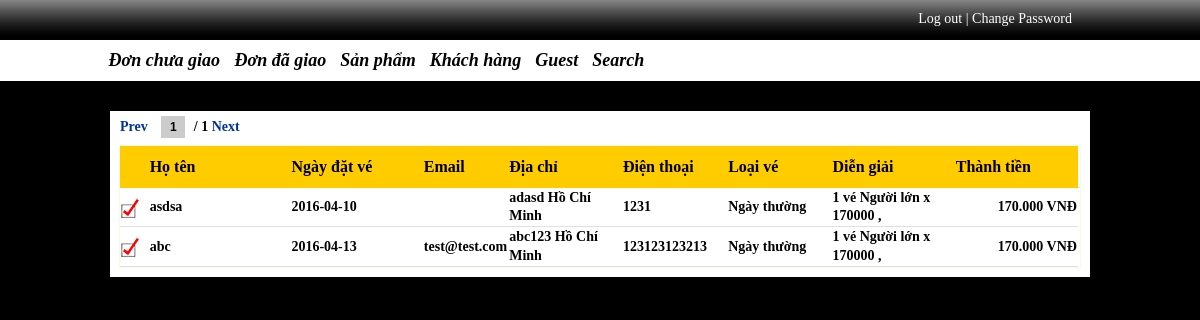
Screenshot of /ADMIN/don_da_giao.php (signed in) with the database file from the repository.
### tables this page shows
CREATE TABLE IF NOT EXISTS `users` (
  `USER_EMAIL` varchar(50) NOT NULL,
  `PASSWORD` varchar(10) DEFAULT NULL,
  `USER_TEN` varchar(100) DEFAULT NULL,
  `CMND` varchar(30) DEFAULT NULL,
  `NTNS` date DEFAULT NULL,
  `DIACHI` varchar(150) DEFAULT NULL,
  `DIENTHOAI` varchar(20) DEFAULT NULL,
  `EMAIL` varchar(255) DEFAULT NULL
);

CREATE TABLE IF NOT EXISTS `don_hang` (
  `MSDH` varchar(20) NOT NULL,
  `USER_EMAIL` varchar(50) NOT NULL,
  `DIEN_GIAI` varchar(200) NOT NULL,
  `SOLUONG` int(11) DEFAULT '0',
  `NGAYDATVE` date DEFAULT NULL,
  `TINHTRANG` tinyint(1) DEFAULT NULL,
  `THANHTIEN` int(11) DEFAULT NULL,
  `LOAIVE` varchar(50) DEFAULT NULL
);

### ADMIN/Connection.php (called while the page is built, shortened)
<?php
   class Connection{
	   function ExecuteDB($sqlstr)
	   {
	   		global $con;
	   		$result = mysql_query($sqlstr,$con) or die(mysql_error());
			 return $result;
		}
   }
?>

### ADMIN/don_da_giao.php (the view, shortened to what this page needs)
<?php include_once('session_check.php');
	  include_once('Connection.php');
?>
<!DOCTYPE html PUBLIC "-//W3C//DTD XHTML 1.0 Transitional//EN" "http://www.w3.org/TR/xhtml1/DTD/xhtml1-transitional.dtd">
<html xmlns="http://www.w3.org/1999/xhtml">
<head>
</head>
<link rel="stylesheet" href="admin.css" type="text/css" />
<body>
<div style="position:relative">
<?php
$display=10;
$page=1;
include_once("inbox_info_user.php");
$connect = new Connection;
$connect->Connect2DB();
$result=$connect->ExecuteDB('select count(*) from don_hang where tinhtrang=1');
$row=mysql_fetch_array($result);
$totalpage= ceil($row[0]/$display);
if(!isset($_GET['page']))
{
$start=0 ;
$page=1;
}
else
{
$start=($_GET['page']-1)*$display;
$page=$_GET['page'];
}
 ?>
 	   <div style=" position:relative; margin-top:10px; padding-top:35px; padding-left:10px; padding-right:10px; padding-bottom:10px; background-color:#FFF; font-weight:bold; font-size:14px">
            <div style="position:absolute; top: 5px; width: 176px;">
            <a href="don_da_giao.php? page=<?php if($page>1)	echo $page-1; else echo 1?>" style="cursor:pointer; color:#039" >Prev</a>
            <input type="text" value="<?php if(!isset($_GET['page'])) echo 1; else echo $page;?>"  style=" margin-left:10px; margin-right:5px;text-align:center;width:20px; height:20px; font-size:12px" onkeypress="phantrang(this,event)"/><span>  / </span><?php
										echo $totalpage;
			?></span> <a href="don_da_giao.php? page=<?php if($page<$totalpage) echo $page+1; else echo $totalpage; ?>"  style="cursor:pointer; color:#039">Next</a></div>
            	<table cellspacing="0" width="100%"  style="outline:thin #FFF7E6 solid" >
                 <th width="2%"></th>
<th width="7%">Họ tên</th>
                      <th width="14%">Ngày đặt vé</th>
                       <th width="8%">Email</th>
<th width="12%"> Địa chỉ</th>
                           <th width="11%">Điện thoại</th>
<th width="9%">Loại vé</th>
                            <th width="13%">Diễn giải</th>
                            <th width="22%">Thành tiền</th>
                 <td width="2%"></th>
                 <?php
						$result= $connect->ExecuteDB('SELECT users.*,don_hang.NGAYDATVE,don_hang.SOLUONG,MSDH,LOAIVE,THANHTIEN,DIEN_GIAI FROM users,don_hang,sanpham
													  WHERE users.USER_EMAIL=don_hang.USER_EMAIL AND TINHTRANG=1
													  GROUP BY USER_EMAIL
													  ORDER BY don_hang.NGAYDATVE
													  LIMIT '.$start.','.$display);
					while($row = mysql_fetch_array($result))
					{
						echo'<tr style="cursor:pointer"  onmouseover="OverSelectRow(this)" onmouseout="OutSelectRow(this)" onclick="remove_object(this,0)" id="'.$row['MSDH'].'"     >
						<td width="3%" ><img src="image/check.png" name="MSDH" id="'.$row['MSDH'].'" /></td>
						<td  width="15%"   >'.$row['USER_TEN'].'</td>
                        <td width="9%"  >'.$row['NGAYDATVE'] .'</td>
					    <td width="8%" >'.$row['EMAIL'].'</td>
                      	<td width="8%" >'.$row['DIACHI'].'</td>
						<td width="8%" >'.$row['DIENTHOAI'].'</td>
						<td width="11%">'.$row['LOAIVE'].'</td>
						<td width="8%" >'.$row['DIEN_GIAI'].'</td>
						<td width="22%" align="right">'.number_format($row['THANHTIEN'],0,'','.'). ' VNĐ</td>
                 		</tr>'	;
					}
				 ?>
             </table>
    </div>
</div>
</body>
</html>

### ADMIN/admin.css (style rules this page uses)
body { margin:0px; background-color:#000; position:relative }
li { list-style:none; display:inline; margin-left:20px; font-size:18px; font-weight:bold; font-style:italic }
li { display:inline; margin-left:10px; cursor:pointer }
td { border-bottom: thin solid #E0E0E0; height:25px; line-height:130% }
th { background-color:#FC0; height:40px; font-weight:bold; font-size:16px; text-align:left }

### ADMIN/don_da_giao.php (style rules this page uses)
td { border-bottom: thin solid #E0E0E0; height:25px; line-height:130% }
th { background-color:#FC0; height:40px; font-weight:bold; font-size:16px; text-align:left }
input { background-color:#CCC; border:none; height:25px; font-size:18px; font-weight:bold }

### rows the page displays
users: USER_TEN "asdsa", don_hang.NGAYDATVE "2016-04-10", DIACHI "adasd Hồ Chí Minh", DIENTHOAI "1231", don_hang.LOAIVE "Ngày thường", don_hang.DIEN_GIAI "1 vé Người lớn x 170000 ,", don_hang.THANHTIEN "170.000"
users: USER_TEN "abc", don_hang.NGAYDATVE "2016-04-13", EMAIL "test@test.com", DIACHI "abc123 Hồ Chí Minh", DIENTHOAI "123123123213", don_hang.LOAIVE "Ngày thường", don_hang.DIEN_GIAI "1 vé Người lớn x 170000 ,", don_hang.THANHTIEN "170.000"

### other values shown
$totalpage "1"
